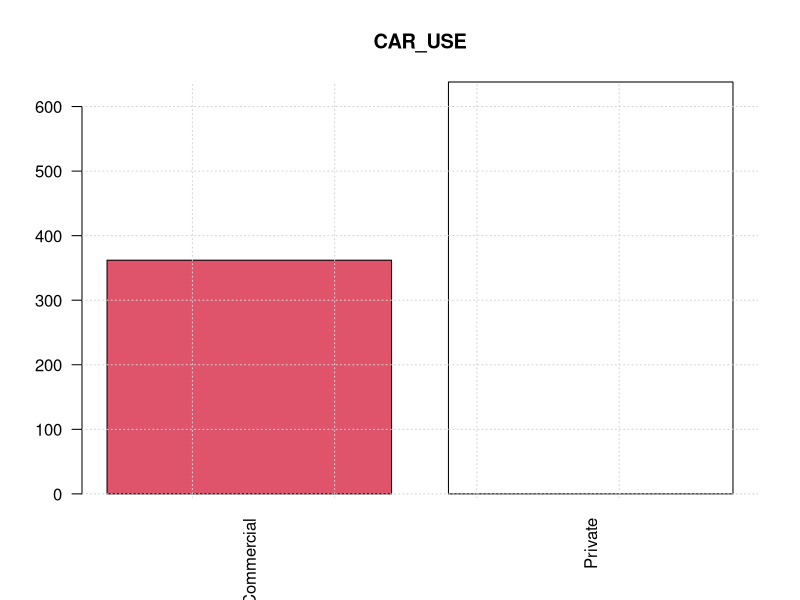
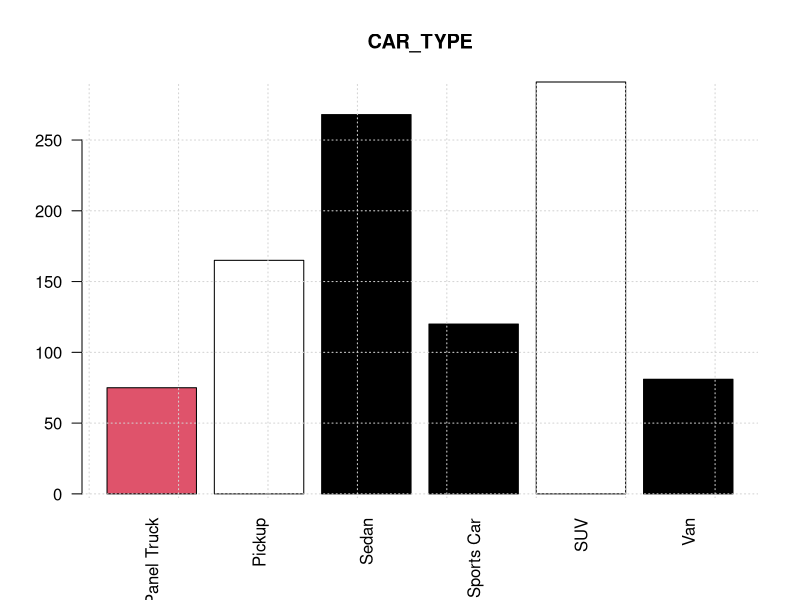
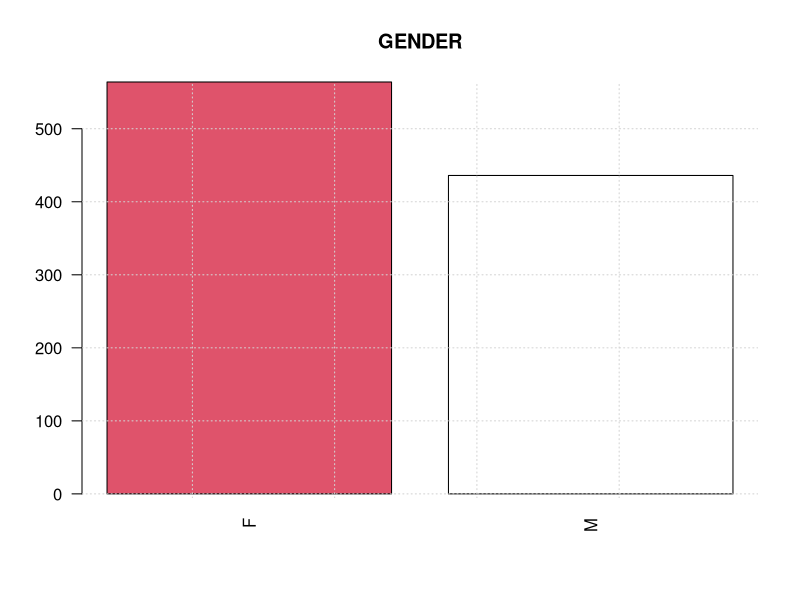
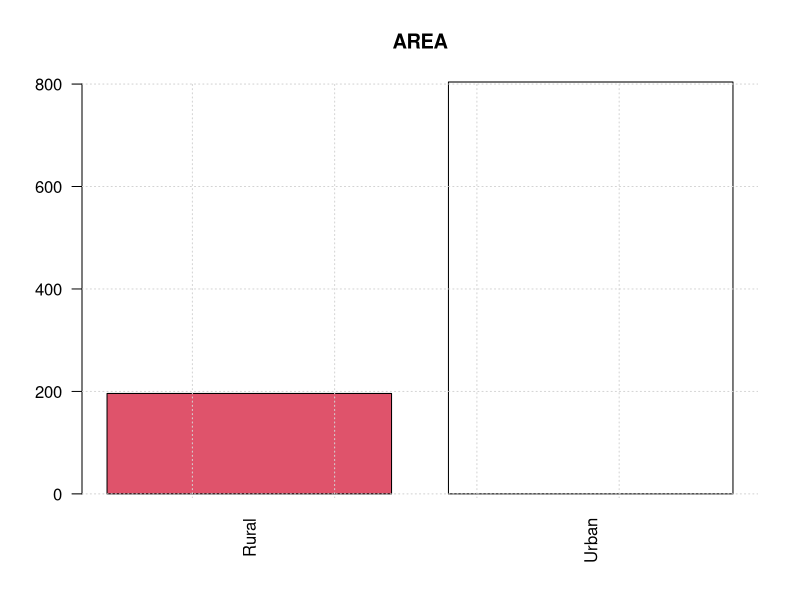
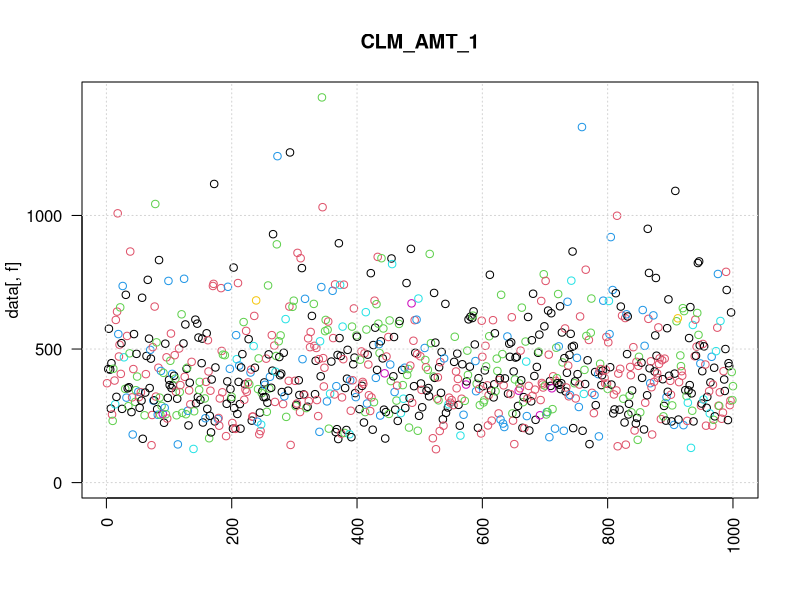
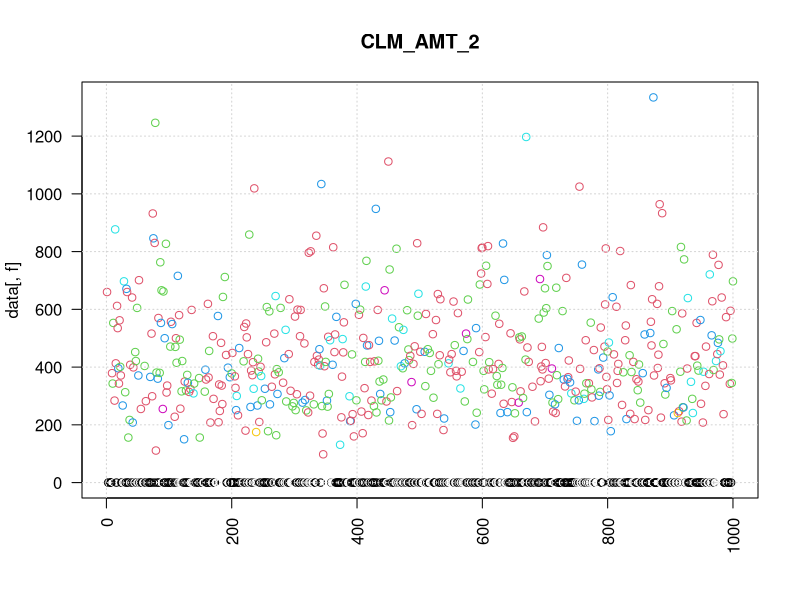
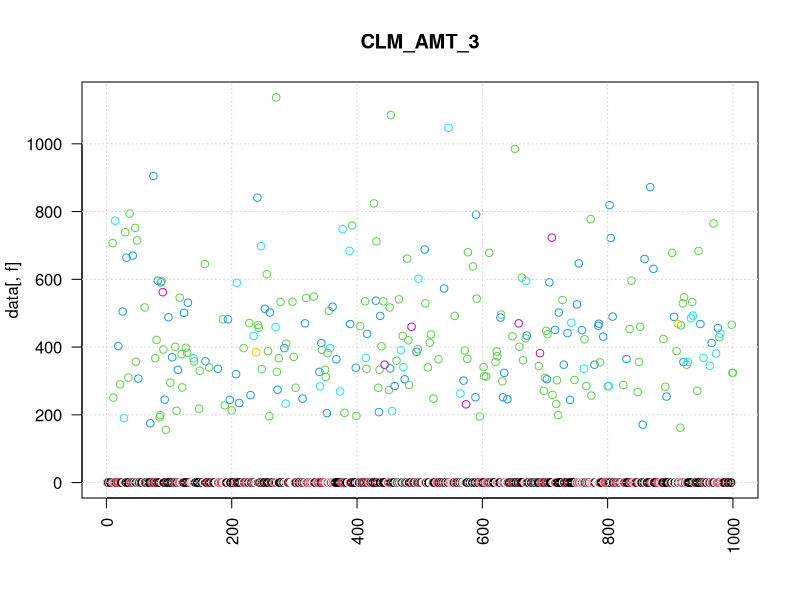
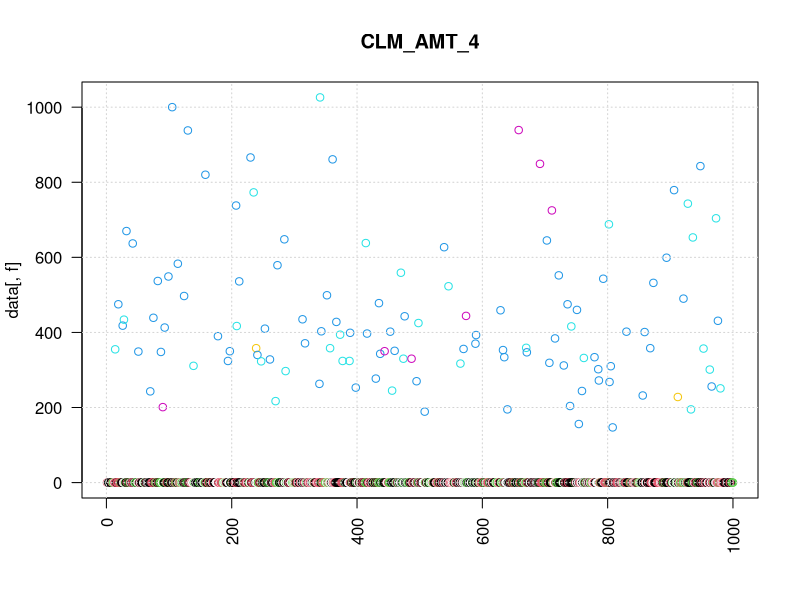

These charts were generated, in order, by the following R code:
############################################################################################################################
####################################################### Read libraries #####################################################
############################################################################################################################
library(readr) # Check encoding
library(magrittr) # Pipe operator
library(dplyr) # data wrangling
library(purrr) # efficient one liner pattern-matching
library(ggplot2) # additional graphics



############################################################################################################################
#################################################### Read and store data ###################################################
############################################################################################################################

data_orig <-read.csv(file = "DATA_SET_8.csv",sep = ";",encoding = "ASCII") %>%
  as.data.frame() # specify encodeing to use regex

#Always keep original data as is.
data <- data_orig
rm(data_orig) #memory management
############################################################################################################################
#################################################### Function Definitions ##################################################
############################################################################################################################
# Check whether number of claims matches the number of row entries.

# In the end store data here
############################################## Prototype ##################################################################
# models <- list( claim_freq_models = list (
#                                             poisson = list(
#                                                             pdf = function(lambda,x){
#                                                               return(lambda^x * exp(-lambda) / factorial((x)))}
#                                                             random_poisson = "to be defined",
#                                                             hist,
#                                                             lines),
#                                             
#                                             negative_binomial = list(
#                                                             pdf = function(r, p, k){return(choose((k+r-1),k) * p^r * (1-p)^k)}
#                                             )),
#                 claim_severity_models = list (
#                                             exponential = list(
#                                                           pdf = function(lambda,x){
#                                                             return(lambda *exp(-x*lambda))}),
#                                             gamma = list(
#                                                           pdf = function(alpha, lamba, x ){
#                                                             #no idea if the following works 
#                                                             if (x < 0) 
#                                                               {return(0.0) } 
#                                                             else 
#                                                               #needs gamma function 
#                                                               {return(lambda * exp(- lambda * x )*(lambda*x)^(alpha -1 )/1 )}
#                                                           }
#                                             ),
#                                             ))

##########################################################################################################################


pdf_poisson <- function(lambda,x){
  return(lambda^x * exp(-lambda) / factorial((x)))
}

pdf_exponential <- function(lambda,x){
  return(lambda *exp(-x*lambda))
}

#Our Own RNG? function?

# TODO 
random_poisson <- function(normal_vector){
  
}






############################################################################################################################
################################################# Data Quality Check #######################################################
############################################################################################################################
#Read data types
for(col in colnames(data)){
  print(typeof(data[,col]))
}
#[1] "integer"
#[2] "integer"
#[3] "character"  => should be numeric
#[4] "character"  => should be numeric
#[5] "character"  => should be numeric
#[6] "character"  => should be numeric
#[7] "character"  => should be numeric
#[8] "character"  => should be numeric
#[9] "character"  => should be numeric
#[10] "character" => should be numeric
#[11] "character" => should be numeric
#[12] "double"
#[13] "character"
#[14] "character"
#[15] "double"

##Careful conversion from string to numeric
#Count data amount in the columns to be converted
missing_data_count <- c() # To be used for validation after conversion
for(i in 3:9){
  counter <- 0
  for(j in 1:nrow(data)){
    if(is.na(data[j,i])){
      counter= counter + 1
    }
    missing_data_count[i-2] <- counter
  }
}
#Result: No missing data

#Use regex to remove potential white spaces.
for(i in 3:9){
    data[,i] <- gsub("\\s+", "", data[,i])
}

#Count data amount in the columns to be converted
zero_data_count <- c() # To be used for validation after conversion
for(i in 3:9){
  counter = 0
  for(j in 1:nrow(data)){
    if(data[j,i]=="-"){
      data[j,i]<-"0" #to make-sure conversion went correctly without NA coercion
      counter= counter + 1
    }
  }
  zero_data_count[i-2] <- counter
}

#Convert to numeric
for(i in 3:9){
    data[i] <- as.double(data[[i]])
}


zero_data_count_after_conversion <- c() # To be used for validation after conversion
for(i in 3:9){
  counter_2 = 0
  for(j in 1:nrow(data)){
    if(data[j,i]==0){
      counter_2= counter_2 + 1
    }
    zero_data_count_after_conversion[i-2] <- counter_2
  }
  counter_2 <- 0
}
# zero data count matches
# check correct conversion of -ve values
data[3][data[3]<0] #still exist
#check greater than 3 digit values
data[4][data[4]>999]


# Analyse negative values
negative_value_indices <- rep(FALSE,nrow(data))
for(i in 3:9){
  for(j in 1:nrow(data)){
    if(data[j,i]<0){
      negative_value_indices[j] <- TRUE
    }
  }
}
dplyr::filter(data,negative_value_indices)
#Result: We decided on excluding two policies with -ve CLM_AMT_1 values
data <- dplyr::filter(data,!negative_value_indices)



############################################################################################################################
################################################### Data Exploration #######################################################
############################################################################################################################


# Get summary of the data
summary(data)

features_cat <- c(  'CAR_USE',
                    'CAR_TYPE',
                    'GENDER',
                    'AREA')

# convert to factors for plotting
for (v in features_cat) {
  data[,v] <- as.factor(data[,v])
}


features_int <- 'Age'


claims_amounts <- c('CLM_AMT_1',
                    'CLM_AMT_2',
                    'CLM_AMT_3',
                    'CLM_AMT_4',
                    'CLM_AMT_5',
                    'CLM_AMT_6',
                    'CLM_AMT_7')



for (f in features_cat) {
  plot(data[,f], main=f, xlab='', las=2,col=data$CLM_FREQ)
  grid()
}
# Results: (%-wise)
# Rural has higher impact on the number of claims
# Being Female has higher impact on the number of claims
# Panel truck has higher impact on the number of claims
# Commercial car use has higher impact on the number of claims


for (f in claims_amounts) {
  plot(data[,f], main=f, xlab='' ,las=2,col=data$CLM_FREQ)
  grid()
}
#CLM_AMT_6 and CLM_AMT_7 rare occurrence


plot(data$CLM_FREQ, data$AGE, main='Age', xlab='',las = 2)
grid()


############################################################################################################################
#################################################### Q1 Check Poisson ######################################################
############################################################################################################################

#We check the expected number of claims per policy
#N~Poi(lambda_hat)


#Maximum likelihood Estimator for poisson case to estimate lambda
lambda_hat <- 1/length(data$CLM_FREQ) * sum(data$CLM_FREQ)


claims <- data$CLM_FREQ
hist(claims, breaks = 30, freq = FALSE, main = "Empirical Histogram with Theoretical PDF")
#overlay density
x <- seq(0,10,length.out = 1000)
y <- pdf_poisson(lambda_hat,x) #Theoretical Distribution
lines(x,y)


#Monte Carlo Estimator with the same parameter lambda


#Mixed Poisson Approach N follows  LAMBDA which it self follows Poi(lambda_hat)?

############################################################################################################################
############################################# Q1 Check Negative binomial ###################################################
############################################################################################################################






#Hi Mohamed this is some change I am doing


############################################################################################################################
############################################# Q2 Check Exponential #########################################################
############################################################################################################################

claim_size_vector <- apply(data[,3:9],1 ,sum)

hist(claim_size_vector,breaks = 20,freq = FALSE, main = "Empirical Histogram with Theoretical PDF")
x <- seq(0,3500,length.out = 1000)

#Maximum Likelihood Estimator
lambda_hat <- 1 / (1/nrow(data) * sum(claim_size_vector))
y <- pdf_exponential(lambda_hat,x) #Theoretical Distribution
lines(x,y)



